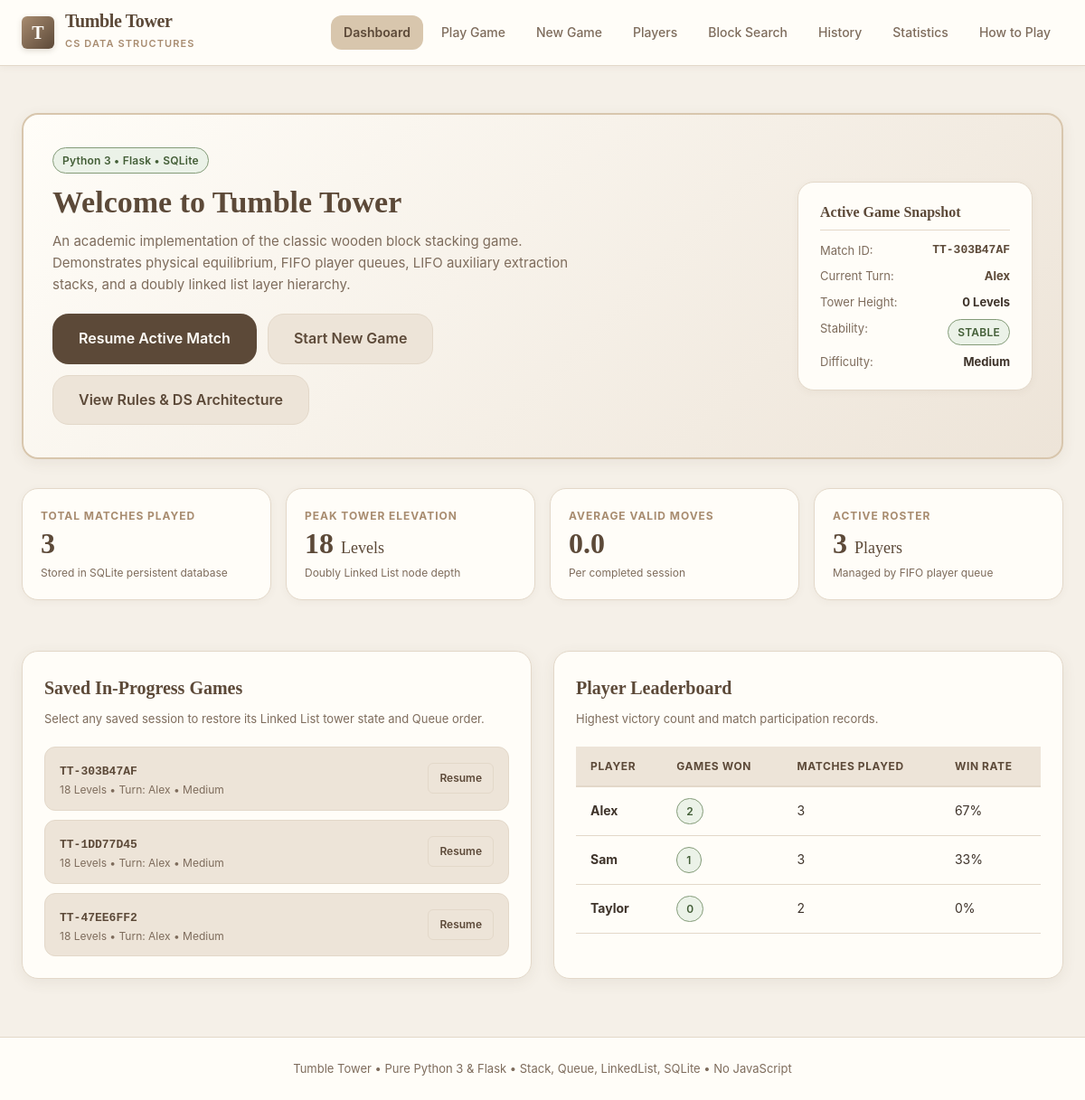
/dashboard, run on the app's committed database.
### tables this page shows
CREATE TABLE games (
                    id TEXT PRIMARY KEY,
                    status TEXT NOT NULL,       -- 'in_progress', 'collapsed', 'completed'
                    difficulty TEXT NOT NULL,   -- 'easy', 'medium', 'hard'
                    current_player TEXT,
                    winner TEXT,
                    total_moves INTEGER DEFAULT 0,
                    total_levels INTEGER DEFAULT 18,
                    blocks_remaining INTEGER DEFAULT 54,
                    collapse_reason TEXT,
                    game_data TEXT NOT NULL,    -- Complete JSON serialization of engine state
                    created_at TEXT NOT NULL,
                    updated_at TEXT NOT NULL
                );

CREATE TABLE players (
                    id INTEGER PRIMARY KEY AUTOINCREMENT,
                    name TEXT UNIQUE NOT NULL,
                    games_played INTEGER DEFAULT 0,
                    games_won INTEGER DEFAULT 0,
                    created_at TEXT NOT NULL
                );

### tumble_tower/app.py (the view)
@app.route("/")
@app.route("/dashboard")
def dashboard():
    engine = get_or_create_engine()
    game_dict = engine.to_dict()
    stats_summary = db.get_statistics_summary()
    saved_games = db.list_saved_games(limit=5)
    return render_template(
        "dashboard.html",
        game=game_dict,
        stats=stats_summary,
        saved_games=saved_games,
        active_page="dashboard"
    )

### tumble_tower/app.py (called while the page is built, shortened)
def get_or_create_engine():
    game_id = session.get("current_game_id")
    if game_id and game_id in active_games:
        return active_games[game_id]
    if game_id:
        data = db.load_game(game_id)
        if data:
            engine = GameEngine.from_dict(data)
            active_games[game_id] = engine
            return engine
    saved = db.list_saved_games(limit=1)
    if saved:
        saved_id = saved[0]["id"]
        data = db.load_game(saved_id)
        if data:
            engine = GameEngine.from_dict(data)
            active_games[saved_id] = engine
            session["current_game_id"] = saved_id
            return engine

### tumble_tower/database.py (called while the page is built)
    def get_connection(self):
        conn = sqlite3.connect(self.db_path)
        conn.row_factory = sqlite3.Row
        return conn

    def load_game(self, game_id):
        with self.get_connection() as conn:
            cursor = conn.cursor()
            cursor.execute("SELECT game_data FROM games WHERE id = ?", (game_id,))
            row = cursor.fetchone()
            if row:
                return json.loads(row["game_data"])
        return None

    def list_saved_games(self, limit=10):
        with self.get_connection() as conn:
            cursor = conn.cursor()
            cursor.execute("""
                SELECT id, status, difficulty, current_player, total_moves, total_levels, updated_at
                FROM games
                WHERE status = 'in_progress'
                ORDER BY updated_at DESC
                LIMIT ?
            """, (limit,))
            return [dict(row) for row in cursor.fetchall()]

### tumble_tower/game_engine.py (called while the page is built)
    def restore_from_snapshot(self, snapshot):
        self.game_id = snapshot.get("game_id", self.game_id)
        self.difficulty = snapshot.get("difficulty", "medium")
        self.status = snapshot.get("status", "in_progress")
        self.total_moves = snapshot.get("total_moves", 0)
        self.wobbly_moves_count = snapshot.get("wobbly_moves_count", 0)
        self.winner = snapshot.get("winner")
        self.collapse_reason = snapshot.get("collapse_reason")
        self.collapse_level = snapshot.get("collapse_level")
        self.player_queue = Queue.from_list(snapshot.get("player_queue", []))
        self.tower = LinkedList.from_list(snapshot.get("tower", []))
        self.selected_block_id = snapshot.get("selected_block_id")
        held_data = snapshot.get("held_block")
        self.held_block = Block.from_dict(held_data) if held_data else None

### tumble_tower/templates/dashboard.html (shortened to what this page needs)
{% extends "base.html" %}
{% block content %}
<div style="display: flex; flex-direction: column; gap: 32px;">
  <div class="card" style="background: linear-gradient(135deg, #FFFDF8 0%, var(--bg-secondary) 100%); border: 2px solid var(--primary-beige); padding: 36px 32px;">
    <div style="display: flex; justify-content: space-between; align-items: center; flex-wrap: wrap; gap: 20px;">
      <div style="max-width: 620px;">
        <span class="badge badge-stable" style="margin-bottom: 12px;">Python 3 &bull; Flask &bull; SQLite</span>
        <h2 style="font-family: var(--font-serif); font-size: 34px; color: var(--dark-brown); margin-bottom: 10px; line-height: 1.2;">
          Welcome to Tumble Tower
        </h2>
        <p style="color: var(--text-muted); font-size: 15px; margin-bottom: 20px;">
          An academic implementation of the classic wooden block stacking game. Demonstrates physical equilibrium,
          FIFO player queues, LIFO auxiliary extraction stacks, and a doubly linked list layer hierarchy.
        </p>
        <div style="display: flex; gap: 12px; flex-wrap: wrap;">
          <a href="{{ url_for('gameplay') }}" class="btn btn-primary btn-lg">Resume Active Match</a>
          <a href="{{ url_for('setup') }}" class="btn btn-secondary btn-lg">Start New Game</a>
          <a href="{{ url_for('instructions') }}" class="btn btn-secondary btn-lg">View Rules & DS Architecture</a>
        </div>
      </div>
      <div style="background-color: var(--bg-card); border: 1px solid var(--borders); border-radius: var(--radius-lg); padding: 20px 24px; min-width: 260px; box-shadow: var(--shadow-subtle);">
        <h4 style="font-family: var(--font-serif); color: var(--dark-brown); font-size: 16px; margin-bottom: 12px; border-bottom: 1px solid var(--borders); padding-bottom: 6px;">
          Active Game Snapshot
        </h4>
        <div style="display: flex; flex-direction: column; gap: 8px; font-size: 13px;">
          <div style="display: flex; justify-content: space-between;">
            <span style="color: var(--text-muted);">Match ID:</span>
            <strong style="font-family: var(--font-mono); color: var(--dark-brown);">{{ game.game_id }}</strong>
          </div>
          <div style="display: flex; justify-content: space-between;">
            <span style="color: var(--text-muted);">Current Turn:</span>
            <strong style="color: var(--dark-brown);">{{ game.current_player or "None" }}</strong>
          </div>
          <div style="display: flex; justify-content: space-between;">
            <span style="color: var(--text-muted);">Tower Height:</span>
            <strong>{{ game.total_levels }} Levels</strong>
          </div>
          <div style="display: flex; justify-content: space-between;">
            <span style="color: var(--text-muted);">Stability:</span>
            <span class="badge badge-{{ game.stability.status }}">{{ game.stability.status|upper }}</span>
          </div>
          <div style="display: flex; justify-content: space-between;">
            <span style="color: var(--text-muted);">Difficulty:</span>
            <strong style="text-transform: capitalize;">{{ game.difficulty }}</strong>
          </div>
        </div>
      </div>
    </div>
  </div>
  <div class="stats-grid">
    <div class="metric-card">
      <span class="metric-label">Total Matches Played</span>
      <span class="metric-value">{{ stats.total_games }}</span>
      <span class="metric-desc">Stored in SQLite persistent database</span>
    </div>
    <div class="metric-card">
      <span class="metric-label">Peak Tower Elevation</span>
      <span class="metric-value">{{ stats.max_level }} <span style="font-size: 18px; font-weight: normal;">Levels</span></span>
      <span class="metric-desc">Doubly Linked List node depth</span>
    </div>
    <div class="metric-card">
      <span class="metric-label">Average Valid Moves</span>
      <span class="metric-value">{{ stats.avg_moves }}</span>
      <span class="metric-desc">Per completed session</span>
    </div>
    <div class="metric-card">
      <span class="metric-label">Active Roster</span>
      <span class="metric-value">{{ stats.leaderboard|length }} <span style="font-size: 18px; font-weight: normal;">Players</span></span>
      <span class="metric-desc">Managed by FIFO player queue</span>
    </div>
  </div>
  <div style="display: grid; grid-template-columns: 1fr 1fr; gap: 24px;">
    <div class="card">
      <h3 class="card-title">Saved In-Progress Games</h3>
      <p class="card-subtitle">Select any saved session to restore its Linked List tower state and Queue order.</p>
      {% if saved_games %}
        <div style="display: flex; flex-direction: column; gap: 10px;">
          {% for sg in saved_games %}
            <div style="display: flex; justify-content: space-between; align-items: center; padding: 12px 16px; background-color: var(--bg-secondary); border-radius: var(--radius-md); border: 1px solid var(--borders);">
              <div>
                <strong style="font-family: var(--font-mono); font-size: 13px; color: var(--dark-brown);">{{ sg.id }}</strong>
                <div style="font-size: 12px; color: var(--text-muted);">
                  {{ sg.total_levels }} Levels &bull; Turn: {{ sg.current_player }} &bull; {{ sg.difficulty|capitalize }}
                </div>
              </div>
              <a href="{{ url_for('load_game', game_id=sg.id) }}" class="btn btn-secondary btn-sm">Resume</a>
            </div>
          {% endfor %}
        </div>
      {% else %}
        <p style="font-size: 14px; color: var(--text-muted); font-style: italic;">No saved games currently pending. Click 'Start New Game' above!</p>
      {% endif %}
    </div>
    <div class="card">
      <h3 class="card-title">Player Leaderboard</h3>
      <p class="card-subtitle">Highest victory count and match participation records.</p>
      {% if stats.leaderboard %}
        <table class="data-table">
          <thead>
            <tr>
              <th>Player</th>
              <th>Games Won</th>
              <th>Matches Played</th>
              <th>Win Rate</th>
            </tr>
          </thead>
          <tbody>
            {% for p in stats.leaderboard %}
              <tr>
                <td><strong>{{ p.name }}</strong></td>
                <td><span class="badge badge-stable">{{ p.games_won }}</span></td>
                <td>{{ p.games_played }}</td>
                <td>
                  {% if p.games_played > 0 %}
                    {{ (p.games_won / p.games_played * 100)|round|int }}%
                  {% else %}
                    0%
                  {% endif %}
                </td>
              </tr>
            {% endfor %}
          </tbody>
        </table>
      {% else %}
        <p style="font-size: 14px; color: var(--text-muted); font-style: italic;">No player records yet. Head over to Player Management to add contestants.</p>
      {% endif %}
    </div>
  </div>
</div>
{% endblock %}

### tumble_tower/templates/base.html (shortened to what this page needs)
<!DOCTYPE html>
<html lang="en">
<head>
  <link rel="stylesheet" href="{{ url_for('static', filename='css/style.css') }}">
</head>
<body>
  <header class="navbar">
    <div class="container nav-container">
      <a href="{{ url_for('dashboard') }}" class="brand">
        <div class="brand-icon">T</div>
        <div class="brand-text">
          <h1>Tumble Tower</h1>
          <span>CS Data Structures</span>
        </div>
      </a>
      <nav>
        <ul class="nav-links">
          <li><a href="{{ url_for('dashboard') }}" class="nav-link {% if active_page == 'dashboard' %}active{% endif %}">Dashboard</a></li>
          <li><a href="{{ url_for('gameplay') }}" class="nav-link {% if active_page == 'game' %}active{% endif %}">Play Game</a></li>
          <li><a href="{{ url_for('setup') }}" class="nav-link {% if active_page == 'setup' %}active{% endif %}">New Game</a></li>
          <li><a href="{{ url_for('players') }}" class="nav-link {% if active_page == 'players' %}active{% endif %}">Players</a></li>
          <li><a href="{{ url_for('search') }}" class="nav-link {% if active_page == 'search' %}active{% endif %}">Block Search</a></li>
          <li><a href="{{ url_for('history') }}" class="nav-link {% if active_page == 'history' %}active{% endif %}">History</a></li>
          <li><a href="{{ url_for('statistics') }}" class="nav-link {% if active_page == 'statistics' %}active{% endif %}">Statistics</a></li>
          <li><a href="{{ url_for('instructions') }}" class="nav-link {% if active_page == 'instructions' %}active{% endif %}">How to Play</a></li>
        </ul>
      </nav>
    </div>
  </header>
  <main class="main-content">
    <div class="container">
      {% block content %}{% endblock %}
    </div>
  </main>
  <footer class="footer">
    <div class="container">
      <p>Tumble Tower &bull; Pure Python 3 & Flask &bull; Stack, Queue, LinkedList, SQLite &bull; No JavaScript</p>
    </div>
  </footer>
</body>
</html>

### data on the page
games: game_id "TT-303B47AF", id "TT-303B47AF", total_levels "18", current_player "Alex", difficulty "Medium"
games: id "TT-1DD77D45", total_levels "18", current_player "Alex", difficulty "Medium"
games: id "TT-47EE6FF2", total_levels "18", current_player "Alex", difficulty "Medium"
players: name "Alex", games_won "2", games_played "3", (p.games_won/p.games_played*100)|round|int "67"
players: name "Sam", games_won "1", games_played "3", (p.games_won/p.games_played*100)|round|int "33"
players: name "Taylor", games_won "0", games_played "2", (p.games_won/p.games_played*100)|round|int "0"

### other printed values
{{ game.current_player or "None" }} "Alex"
{{ game.total_levels }} "0"
{{ game.stability.status|upper }} "STABLE"
{{ game.difficulty }} "Medium"
{{ stats.total_games }} "3"
{{ stats.max_level }} "18"
{{ stats.avg_moves }} "0.0"
{{ stats.leaderboard|length }} "3"
